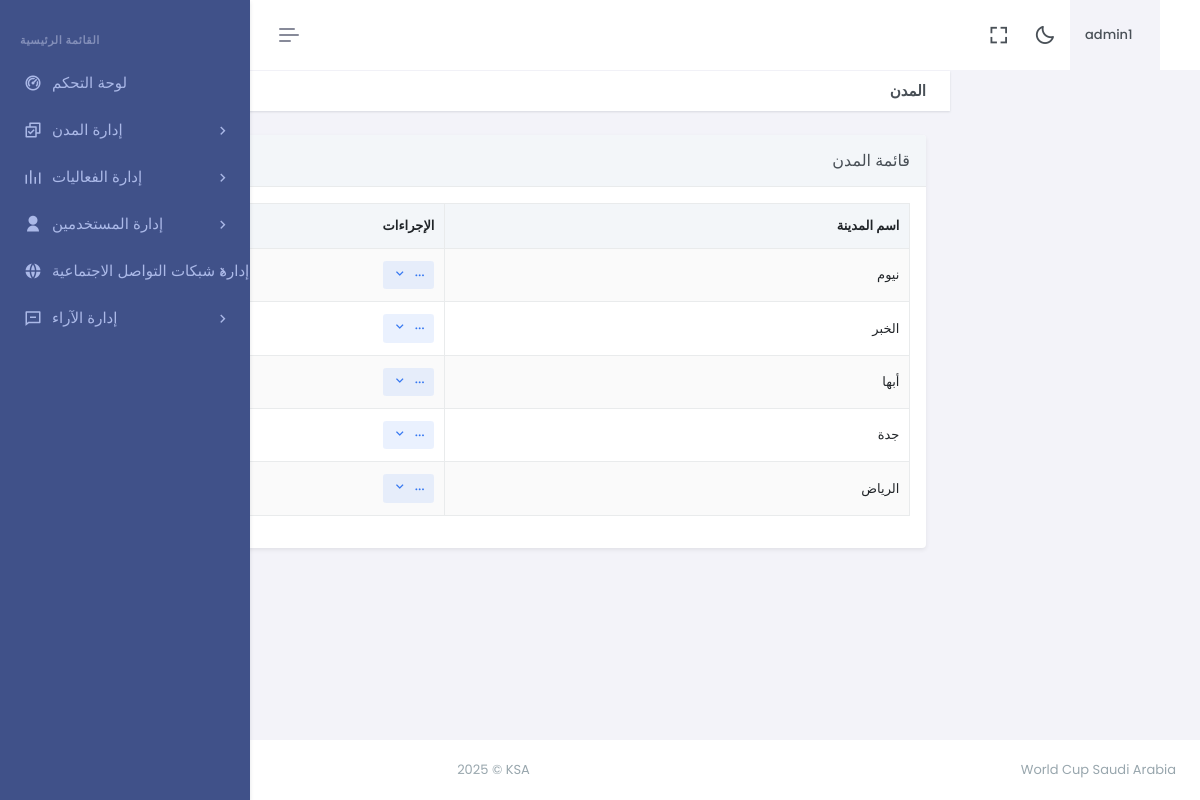
The page /dashboard/city.php (signed in) on the database its author committed.
### tables this page shows
CREATE TABLE `city` (
  `id` int(11) NOT NULL,
  `city_title` varchar(500) NOT NULL,
  `city_desc` varchar(1000) NOT NULL,
  `city_detail` text NOT NULL,
  `ufile` varchar(1000) NOT NULL,
  `upadated_at` timestamp NOT NULL DEFAULT current_timestamp() ON UPDATE current_timestamp()
);

### dashboard/city.php (the view, shortened to what this page needs)
<?php
include "header.php";
include "sidebar.php";
?>
<div class="main-content" dir="rtl">
    <div class="page-content">
        <div class="container-fluid">
            <div class="row">
                <div class="col-12">
                    <div class="page-title-box d-sm-flex align-items-center justify-content-between">
                        <h4 class="mb-sm-0">المدن</h4>
                        <div class="page-title-left">
                            <ol class="breadcrumb m-0">
                                <li class="breadcrumb-item"><a href="javascript: void(0);">الكل</a></li>
                                <li class="breadcrumb-item active">المدن</li>
                            </ol>
                        </div>
                    </div>
                </div>
            </div>
            <div class="row">
                <div class="col-lg-12">
                    <div class="card shadow-sm">
                        <div class="card-header bg-light">
                            <h5 class="card-title mb-0">قائمة المدن</h5>
                        </div>
                        <div class="card-body">
                            <div class="table-responsive">
                                <table id="example" class="table table-bordered table-hover table-striped align-middle">
                                    <thead class="table-light">
                                        <tr>
                                            <th>اسم المدينة</th>
                                            <th>الإجراءات</th>
                                        </tr>
                                    </thead>
                                    <tbody>
                                        <?php
                                        $q = "SELECT * FROM city ORDER BY id DESC";
                                        $r123 = mysqli_query($con, $q);
                                        while ($ro = mysqli_fetch_array($r123)) {
                                            $id = $ro["id"];
                                            $city_title = $ro["city_title"];
                                            echo "<tr>
                                                <td>$city_title</td>
                                                <td>
                                                    <div class='dropdown d-inline-block'>
                                                        <button class='btn btn-soft-secondary btn-sm dropdown-toggle' type='button' data-bs-toggle='dropdown' aria-expanded='false'>
                                                            <i class='ri-more-fill align-middle'></i>
                                                        </button>
                                                        <ul class='dropdown-menu dropdown-menu-start'>
                                                            <li>
                                                                <a href='editcity.php?id=$id' class='dropdown-item'>
                                                                    <i class='ri-pencil-fill align-bottom me-2 text-muted'></i> تعديل
                                                                </a>
                                                            </li>
                                                            <li>
                                                                <a href='javascript:void(0);' class='dropdown-item text-danger' onclick='confirmDelete($id)'>
                                                                    <i class='ri-delete-bin-fill align-bottom me-2'></i> حذف
                                                                </a>
                                                            </li>
                                                        </ul>
                                                    </div>
                                                </td>
                                            </tr>";
                                        }
                                        ?>
                                    </tbody>
                                </table>
                            </div>
                        </div>
                    </div>
                </div>
            </div>
        </div>
    </div>
</div>
<?php include "footer.php"; ?>

### rows shown on the page
city: city_title "نيوم"
city: city_title "الخبر"
city: city_title "أبها"
city: city_title "جدة"
city: city_title "الرياض"

### other values the page prints
$username "admin1"
